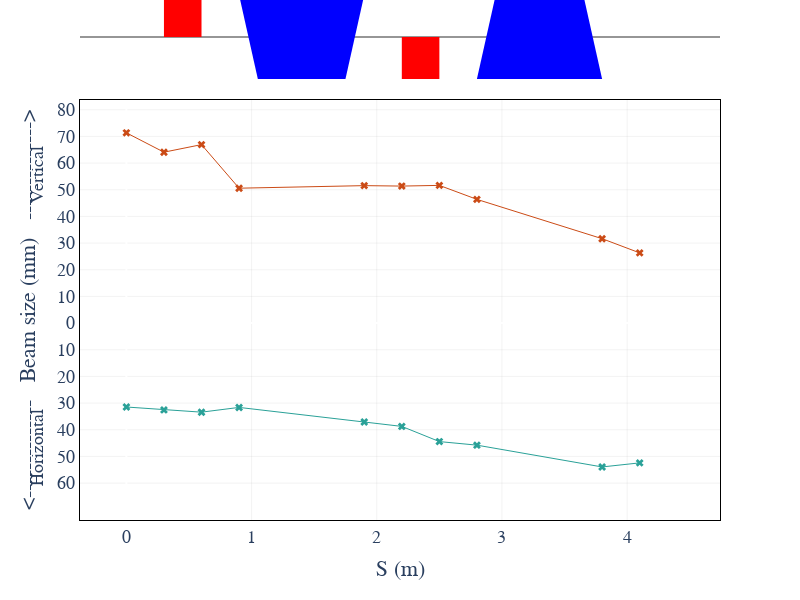

Notebook code cell kept with this figure:
### Markdown cell above
#### For both planes

### Code cell
# Using Plotly
manzoni_plot = vis.ManzoniPlotlyArtist(width=800, height=600)
manzoni_plot.plot_cartouche(sequence.df, unsplit_bends=False, vertical_position=1.15)
manzoni_plot.tracking(beam_observer_std, plane='both', fill_between=False) 
manzoni_plot.layout['annotations'][0]['x']= -0.05
manzoni_plot.layout['annotations'][1]['x']= -0.05
manzoni_plot.render()
manzoni_plot.save("figures/std_observer_plotly_both.png", file_format='png')


# Using matplotlib
plt.rc('text', usetex=False)
fig = plt.figure(figsize=(14,8))
ax = fig.add_subplot(111)
manzoni_plot = vis.ManzoniMatplotlibArtist(ax=ax)
manzoni_plot.plot_cartouche(sequence.df) # Preparation of the plot
manzoni_plot.plot_beamline(sequence.df, print_label=True, with_aperture=True, plane='both') # Preparation of the plot
manzoni_plot.tracking(beam_observer_std, plane='both', fill_between=False)
fig.savefig("figures/std_observer_matplotlib_both.png")

### Figure 1 — Plotly figure (JSON) as saved in the notebook; plotly's stock layout.template omitted (floating-point values rounded to 4 significant figures)
{"data": [{"line": {"color": "#cb4b16", "width": 1}, "marker": {"color": "#cb4b16", "size": 7, "symbol": 4}, "mode": "markers+lines", "name": "both", "showlegend": false, "type": "scatter", "x": [0, 0.3, 0.6, 0.9, 1.9, 2.2, 2.5, 2.8, 3.8, 4.1], "y": [71.34, 64.09, 66.92, 50.58, 51.54, 51.37, 51.64, 46.4, 31.65, 26.33]}, {"fillcolor": "#002b36", "line": {"color": "#2aa198", "width": 1}, "marker": {"color": "#2aa198", "size": 7, "symbol": 4}, "mode": "markers+lines", "name": "both", "showlegend": false, "type": "scatter", "x": [0, 0.3, 0.6, 0.9, 1.9, 2.2, 2.5, 2.8, 3.8, 4.1], "y": [-31.45, -32.55, -33.39, -31.61, -37.1, -38.73, -44.42, -45.76, -53.93, -52.41]}], "layout": {"annotations": [{"text": "Vertical", "textangle": -90, "x": -0.05, "xref": "paper", "y": 0.75, "yref": "paper"}, {"text": "Horizontal", "textangle": -90, "x": -0.05, "xref": "paper", "y": 0.1, "yref": "paper"}], "font": {"family": "serif", "size": 18}, "height": 600, "plot_bgcolor": "rgba(0, 0, 0, 0)", "shapes": [{"line": {"color": "rgb(150, 150, 150)", "width": 2}, "type": "line", "x0": 0, "x1": 1, "xref": "paper", "y0": 1.15, "y1": 1.15, "yref": "paper"}, {"fillcolor": "#FF0000", "line": {"width": 0}, "type": "rect", "x0": 0.3, "x1": 0.6, "xref": "x", "y0": 1.15, "y1": 1.25, "yref": "paper"}, {"fillcolor": "#0000FF", "line": {"width": 0}, "path": "M0.8999999999999999,1.25 H1.9 L1.75,1.0499999999999998 H1.0499999999999998 Z", "type": "path", "xref": "x", "yref": "paper"}, {"fillcolor": "#FF0000", "line": {"width": 0}, "type": "rect", "x0": 2.2, "x1": 2.5, "xref": "x", "y0": 1.05, "y1": 1.15, "yref": "paper"}, {"fillcolor": "#0000FF", "line": {"width": 0}, "path": "M2.9499999999999993,1.25 H3.6499999999999995 L3.7999999999999994,1.0499999999999998 H2.7999999999999994 Z", "type": "path", "xref": "x", "yref": "paper"}], "width": 800, "xaxis": {"autorange": false, "gridcolor": "grey", "gridwidth": 0.1, "linecolor": "black", "linewidth": 1, "mirror": true, "range": [-0.3706, 4.742], "showgrid": true, "title": {"text": "S (m)"}, "type": "linear"}, "yaxis": {"autorange": false, "exponentformat": "power", "gridcolor": "grey", "gridwidth": 0.1, "linecolor": "black", "linewidth": 1, "mirror": true, "range": [-73.82, 83.65], "ticktext": [60, 50, 40, 30, 20, 10, 0, 10, 20, 30, 40, 50, 60, 70, 80], "tickvals": [-60, -50, -40, -30, -20, -10, 0, 10, 20, 30, 40, 50, 60, 70, 80], "title": {"text": "<--------------   Beam size (mm)   -------------->"}, "type": "linear"}}}
